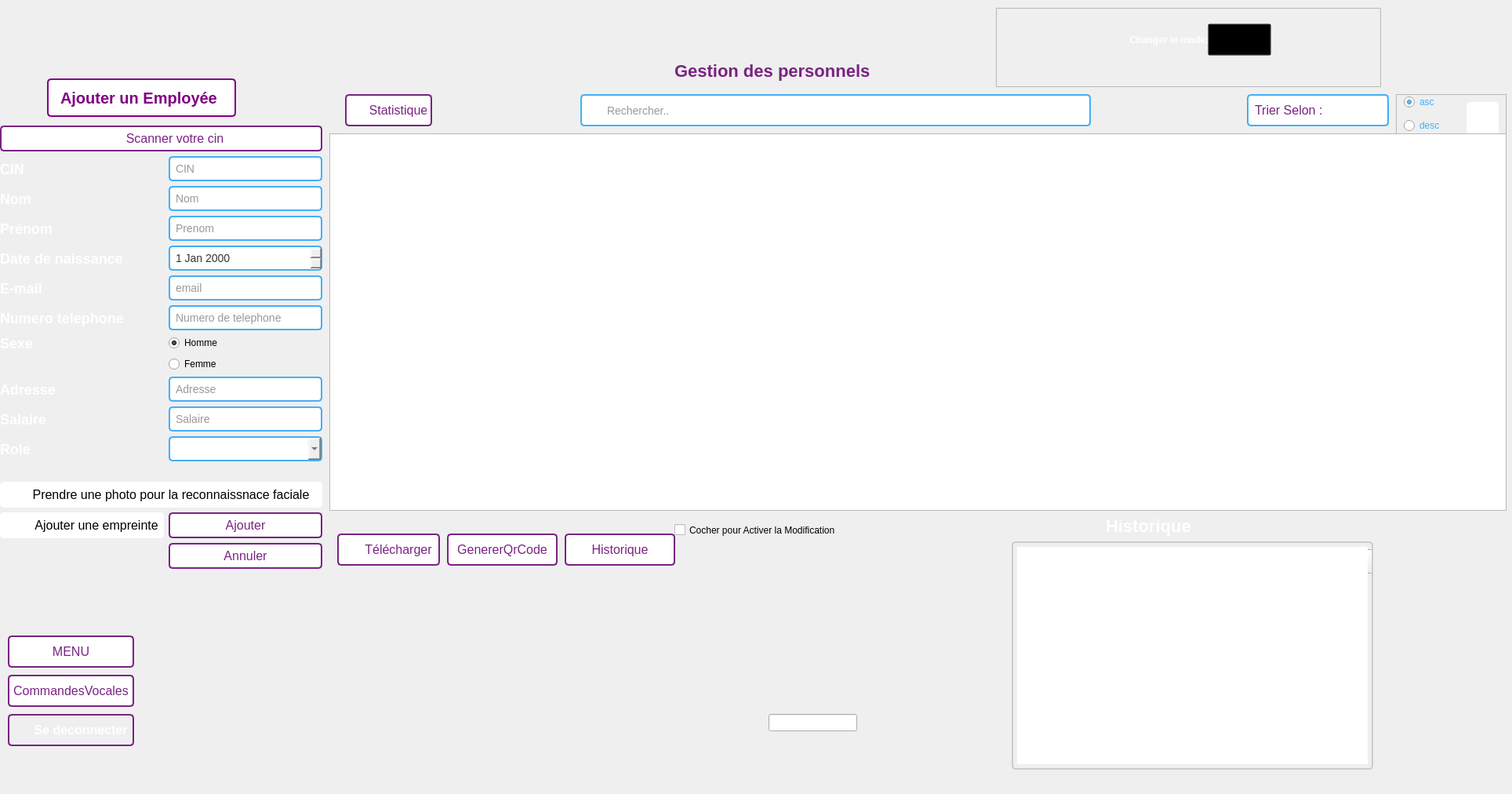
<?xml version="1.0" encoding="UTF-8"?>
<ui version="4.0">
 <class>Gestion_Personnel</class>
 <widget class="QDialog" name="Gestion_Personnel">
  <property name="geometry">
   <rect>
    <x>0</x>
    <y>0</y>
    <width>1928</width>
    <height>1012</height>
   </rect>
  </property>
  <property name="windowTitle">
   <string>Dialog</string>
  </property>
  <widget class="QPushButton" name="downloadPDF">
   <property name="geometry">
    <rect>
     <x>430</x>
     <y>680</y>
     <width>131</width>
     <height>41</height>
    </rect>
   </property>
   <property name="styleSheet">
    <string notr="true">QPushButton {
    padding: 5px;
    font-size: 16px;
    text-align: center;
    text-decoration: none;
    border: 2px solid #792382;
    color: #792382;
    border-radius: 5px;
    background-color: white; /* Arrière-plan blanc */

    background-image: url(&quot;D:/ESPRIT/c++/Projet/ProjetC++/images/download.svg&quot;);
    background-repeat: no-repeat;
    background-position: left center;
    padding-left: 30px; /* Ajustez ceci selon la taille de votre image */
}

QPushButton:hover {
    background-color: #43aff7;
}
</string>
   </property>
   <property name="text">
    <string>Télécharger</string>
   </property>
  </widget>
  <widget class="QPushButton" name="stat">
   <property name="geometry">
    <rect>
     <x>440</x>
     <y>120</y>
     <width>111</width>
     <height>41</height>
    </rect>
   </property>
   <property name="styleSheet">
    <string notr="true">QPushButton {
    padding: 5px;
    font-size: 16px;
    text-align: center;
    text-decoration: none;
    border: 2px solid #792382;
    color: #792382;
    border-radius: 5px;
    background-color: white; /* Arrière-plan blanc */
    background-image: url(&quot;images/bar-chart.svg&quot;);
    background-repeat: no-repeat;
    background-position: left center;
    padding-left: 30px; 
}

QPushButton:hover {
    background-color: #43aff7;
}
</string>
   </property>
   <property name="text">
    <string>Statistique</string>
   </property>
  </widget>
  <widget class="QPushButton" name="chat">
   <property name="geometry">
    <rect>
     <x>10</x>
     <y>860</y>
     <width>161</width>
     <height>41</height>
    </rect>
   </property>
   <property name="styleSheet">
    <string notr="true">QPushButton {
    padding: 5px;
    font-size: 16px;
    text-align: center;
    text-decoration: none;
    border: 2px solid #792382;
    background-color: white; /* Fond blanc */
    color: #792382; /* Écriture en violet */
    border-radius: 5px;
}

QPushButton:hover {
    background-color: #43aff7;
}
</string>
   </property>
   <property name="text">
    <string>CommandesVocales</string>
   </property>
  </widget>
  <widget class="QWidget" name="formLayoutWidget_2">
   <property name="geometry">
    <rect>
     <x>0</x>
     <y>160</y>
     <width>411</width>
     <height>641</height>
    </rect>
   </property>
   <layout class="QFormLayout" name="formLayout_4">
    <item row="2" column="0">
     <widget class="QLabel" name="label_40">
      <property name="styleSheet">
       <string notr="true">QLabel {
    font-size: 18px;
    color: white; /* Couleur du texte */
    font-weight: bold; /* Gras */
    /* Ajoutez d'autres styles selon vos besoins */
}
</string>
      </property>
      <property name="text">
       <string>CIN</string>
      </property>
     </widget>
    </item>
    <item row="2" column="1">
     <widget class="QLineEdit" name="CIN">
      <property name="styleSheet">
       <string notr="true">QLineEdit {
    padding: 5px;
    border: 2px solid #43aff7;
    border-radius: 5px;
    font-size: 14px;
    color: #333;
}

QLineEdit:focus {
    border-color: #2ecc71; /* Couleur de la bordure lorsqu'il est activé */
}
</string>
      </property>
      <property name="placeholderText">
       <string>CIN</string>
      </property>
     </widget>
    </item>
    <item row="3" column="0">
     <widget class="QLabel" name="label_30">
      <property name="styleSheet">
       <string notr="true">QLabel {
    font-size: 18px;
    color: white; /* Couleur du texte */
    font-weight: bold; /* Gras */
    /* Ajoutez d'autres styles selon vos besoins */
}
</string>
      </property>
      <property name="text">
       <string>Nom</string>
      </property>
     </widget>
    </item>
    <item row="3" column="1">
     <widget class="QLineEdit" name="nom">
      <property name="styleSheet">
       <string notr="true">QLineEdit {
    padding: 5px;
    border: 2px solid #43aff7;
    border-radius: 5px;
    font-size: 14px;
    color: #333;
}

QLineEdit:focus {
    border-color: #2ecc71; /* Couleur de la bordure lorsqu'il est activé */
}
</string>
      </property>
      <property name="placeholderText">
       <string>Nom</string>
      </property>
     </widget>
    </item>
    <item row="4" column="0">
     <widget class="QLabel" name="label_31">
      <property name="styleSheet">
       <string notr="true">QLabel {
    font-size: 18px;
    color: white; /* Couleur du texte */
    font-weight: bold; /* Gras */
    /* Ajoutez d'autres styles selon vos besoins */
}
</string>
      </property>
      <property name="text">
       <string>Prénom</string>
      </property>
     </widget>
    </item>
    <item row="4" column="1">
     <widget class="QLineEdit" name="prenom">
      <property name="styleSheet">
       <string notr="true">QLineEdit {
    padding: 5px;
    border: 2px solid #43aff7;
    border-radius: 5px;
    font-size: 14px;
    color: #333;
}

QLineEdit:focus {
    border-color: #2ecc71; /* Couleur de la bordure lorsqu'il est activé */
}
</string>
      </property>
      <property name="placeholderText">
       <string>Prenom</string>
      </property>
     </widget>
    </item>
    <item row="5" column="0">
     <widget class="QLabel" name="label_32">
      <property name="styleSheet">
       <string notr="true">QLabel {
    font-size: 18px;
    color: white; /* Couleur du texte */
    font-weight: bold; /* Gras */
    /* Ajoutez d'autres styles selon vos besoins */
}
</string>
      </property>
      <property name="text">
       <string>Date de naissance</string>
      </property>
     </widget>
    </item>
    <item row="5" column="1">
     <widget class="QDateEdit" name="age">
      <property name="styleSheet">
       <string notr="true">QDateEdit {
	
    padding: 5px;
    border: 2px solid #43aff7;
    border-radius: 5px;
    font-size: 14px;
    color: #333;
}

QDateEdit::drop-down {
    subcontrol-origin: padding;
    subcontrol-position: top right;
    width: 20px;
    border-left: 2px solid #3498db;
}

QDateEdit:focus {
    border-color: #2ecc71; /* Couleur de la bordure lorsqu'il est activé */
}
</string>
      </property>
     </widget>
    </item>
    <item row="6" column="0">
     <widget class="QLabel" name="label_33">
      <property name="styleSheet">
       <string notr="true">QLabel {
    font-size: 18px;
    color: white; /* Couleur du texte */
    font-weight: bold; /* Gras */
    /* Ajoutez d'autres styles selon vos besoins */
}
</string>
      </property>
      <property name="text">
       <string>E-mail</string>
      </property>
     </widget>
    </item>
    <item row="6" column="1">
     <widget class="QLineEdit" name="email">
      <property name="styleSheet">
       <string notr="true">QLineEdit {
    padding: 5px;
    border: 2px solid #43aff7;
    border-radius: 5px;
    font-size: 14px;
    color: #333;
}

QLineEdit:focus {
    border-color: #2ecc71; /* Couleur de la bordure lorsqu'il est activé */
}
</string>
      </property>
      <property name="placeholderText">
       <string>email</string>
      </property>
     </widget>
    </item>
    <item row="7" column="0">
     <widget class="QLabel" name="label_34">
      <property name="styleSheet">
       <string notr="true">QLabel {
    font-size: 18px;
    color: white; /* Couleur du texte */
    font-weight: bold; /* Gras */
    /* Ajoutez d'autres styles selon vos besoins */
}
</string>
      </property>
      <property name="text">
       <string>Numero telephone</string>
      </property>
     </widget>
    </item>
    <item row="7" column="1">
     <widget class="QLineEdit" name="numtel">
      <property name="styleSheet">
       <string notr="true">QLineEdit {
    padding: 5px;
    border: 2px solid #43aff7;
    border-radius: 5px;
    font-size: 14px;
    color: #333;
}

QLineEdit:focus {
    border-color: #2ecc71; /* Couleur de la bordure lorsqu'il est activé */
}
</string>
      </property>
      <property name="placeholderText">
       <string>Numero de telephone</string>
      </property>
     </widget>
    </item>
    <item row="8" column="0">
     <widget class="QLabel" name="label_35">
      <property name="styleSheet">
       <string notr="true">QLabel {
    font-size: 18px;
    color: white; /* Couleur du texte */
    font-weight: bold; /* Gras */
    /* Ajoutez d'autres styles selon vos besoins */
}
</string>
      </property>
      <property name="text">
       <string>Sexe</string>
      </property>
     </widget>
    </item>
    <item row="8" column="1">
     <widget class="QRadioButton" name="H">
      <property name="styleSheet">
       <string notr="true"/>
      </property>
      <property name="text">
       <string>Homme</string>
      </property>
      <property name="checked">
       <bool>true</bool>
      </property>
     </widget>
    </item>
    <item row="9" column="1">
     <widget class="QRadioButton" name="F">
      <property name="styleSheet">
       <string notr="true"/>
      </property>
      <property name="text">
       <string>Femme</string>
      </property>
     </widget>
    </item>
    <item row="10" column="0">
     <widget class="QLabel" name="label_36">
      <property name="styleSheet">
       <string notr="true">QLabel {
    font-size: 18px;
    color: white; /* Couleur du texte */
    font-weight: bold; /* Gras */
    /* Ajoutez d'autres styles selon vos besoins */
}
</string>
      </property>
      <property name="text">
       <string>Adresse</string>
      </property>
     </widget>
    </item>
    <item row="10" column="1">
     <widget class="QLineEdit" name="adresse">
      <property name="styleSheet">
       <string notr="true">QLineEdit {
    padding: 5px;
    border: 2px solid #43aff7;
    border-radius: 5px;
    font-size: 14px;
    color: #333;
}

QLineEdit:focus {
    border-color: #2ecc71; /* Couleur de la bordure lorsqu'il est activé */
}
</string>
      </property>
      <property name="placeholderText">
       <string>Adresse</string>
      </property>
     </widget>
    </item>
    <item row="11" column="0">
     <widget class="QLabel" name="label_37">
      <property name="styleSheet">
       <string notr="true">QLabel {
    font-size: 18px;
    color: white; /* Couleur du texte */
    font-weight: bold; /* Gras */
    /* Ajoutez d'autres styles selon vos besoins */
}
</string>
      </property>
      <property name="text">
       <string>Salaire</string>
      </property>
     </widget>
    </item>
    <item row="11" column="1">
     <widget class="QLineEdit" name="salaire">
      <property name="styleSheet">
       <string notr="true">QLineEdit {
    padding: 5px;
    border: 2px solid #43aff7;
    border-radius: 5px;
    font-size: 14px;
    color: #333;
}

QLineEdit:focus {
    border-color: #2ecc71; /* Couleur de la bordure lorsqu'il est activé */
}
</string>
      </property>
      <property name="placeholderText">
       <string>Salaire</string>
      </property>
     </widget>
    </item>
    <item row="13" column="0">
     <widget class="QLabel" name="label_38">
      <property name="styleSheet">
       <string notr="true">QLabel {
    font-size: 18px;
    color: white; /* Couleur du texte */
    font-weight: bold; /* Gras */
    /* Ajoutez d'autres styles selon vos besoins */
}
</string>
      </property>
      <property name="text">
       <string>Role</string>
      </property>
     </widget>
    </item>
    <item row="13" column="1">
     <widget class="QComboBox" name="Role">
      <property name="styleSheet">
       <string notr="true">padding: 5px;
    border: 2px solid #43aff7;
    border-radius: 5px;
    font-size: 14px;
    color: #333</string>
      </property>
      <item>
       <property name="text">
        <string/>
       </property>
      </item>
      <item>
       <property name="text">
        <string>Employee</string>
       </property>
      </item>
      <item>
       <property name="text">
        <string>Gestion_Personnels</string>
       </property>
      </item>
      <item>
       <property name="text">
        <string>Gestion_Oeuvres</string>
       </property>
      </item>
      <item>
       <property name="text">
        <string>Gestion_Participants</string>
       </property>
      </item>
      <item>
       <property name="text">
        <string>Gestion_Charites</string>
       </property>
      </item>
      <item>
       <property name="text">
        <string>Gestion_Evenements</string>
       </property>
      </item>
     </widget>
    </item>
    <item row="16" column="1">
     <widget class="QLabel" name="label_39">
      <property name="text">
       <string/>
      </property>
      <property name="pixmap">
       <pixmap>../../../AppData/Local/Temp/b6651d8d-1e9f-45ec-8183-973f3ea7bf13_interface à bechir.zip.f13/PROJET C++/back.jpg</pixmap>
      </property>
     </widget>
    </item>
    <item row="17" column="0" colspan="2">
     <widget class="QPushButton" name="scan_Face">
      <property name="styleSheet">
       <string notr="true">
QPushButton {
    padding: 5px;
    font-size: 16px;
    text-align: center;
    text-decoration: none;
    border: 2px solid white;
    color: black;
    border-radius: 5px;
	background : white;
	background-image: url(&quot;images/camera.svg&quot;);
    background-repeat: no-repeat;
    background-position: left center;
    padding-left: 30px; 
}
QPushButton:hover {
    background-color: #43aff7;
}
</string>
      </property>
      <property name="text">
       <string>Prendre une photo pour la reconnaissnace faciale</string>
      </property>
     </widget>
    </item>
    <item row="18" column="0">
     <widget class="QPushButton" name="Add_Finger">
      <property name="styleSheet">
       <string notr="true">
QPushButton {
    padding: 5px;
    font-size: 16px;
    text-align: left;
    text-decoration: none;
    border: 2px solid white;
    color: black;
    border-radius: 5px;
	background : white;
	background-image: url(&quot;images/finger.png&quot;);
    background-repeat: no-repeat;
    background-position: left center;
    padding-left: 30px; 
}
QPushButton:hover {
    background-color: #43aff7;
}
</string>
      </property>
      <property name="text">
       <string>   Ajouter une empreinte</string>
      </property>
     </widget>
    </item>
    <item row="18" column="1">
     <widget class="QPushButton" name="ajouter">
      <property name="styleSheet">
       <string notr="true">QPushButton {
    padding: 5px;
    font-size: 16px;
    text-align: center;
    text-decoration: none;
    border: 2px solid #792382;
    background-color: white; /* Fond blanc */
    color: #792382; /* Écriture en violet */
    border-radius: 5px;
}

QPushButton:hover {
    background-color: #43aff7;
}

</string>
      </property>
      <property name="text">
       <string>Ajouter</string>
      </property>
     </widget>
    </item>
    <item row="19" column="1">
     <widget class="QPushButton" name="Annuler">
      <property name="styleSheet">
       <string notr="true">QPushButton {
    padding: 5px;
    font-size: 16px;
    text-align: center;
    text-decoration: none;
    border: 2px solid #792382;
    background-color: white; /* Fond blanc */
    color: #792382; /* Écriture en violet */
    border-radius: 5px;
}

QPushButton:hover {
    background-color: #43aff7;
}

</string>
      </property>
      <property name="text">
       <string>Annuler</string>
      </property>
     </widget>
    </item>
    <item row="1" column="0" colspan="2">
     <widget class="QPushButton" name="scan_CIN">
      <property name="styleSheet">
       <string notr="true">QPushButton {
    display: inline-block;
    padding: 5px;
    font-size: 16px;
    text-align: center;
    text-decoration: none;
    cursor: pointer;
    border: 2px solid #792382;
    color: #792382;
    border-radius: 5px;
    transition: background-color 0.3s, color 0.3s;
    background-color: #ffffff; /* Arrière-plan blanc */
    background-image: url(&quot;C:/Users/user/Documents/interface à bechir/images/camera.svg&quot;); /* Chemin de l'image */
    background-repeat: no-repeat; /* Ne pas répéter l'image */
    background-position: left center; /* Positionner l'image à gauche du bouton */
    padding-left: 40px; /* Ajustez ceci selon la taille de votre image */
}

QPushButton:hover {
    background-color: #43aff7; /* Arrière-plan bleu au survol */
    color: #ffff; /* Texte en blanc au survol */
}

QPushButton:pressed {
    transform: translateY(1px);
}
</string>
      </property>
      <property name="text">
       <string>Scanner votre cin</string>
      </property>
     </widget>
    </item>
   </layout>
  </widget>
  <widget class="QFrame" name="frame">
   <property name="geometry">
    <rect>
     <x>1780</x>
     <y>120</y>
     <width>141</width>
     <height>51</height>
    </rect>
   </property>
   <property name="frameShape">
    <enum>QFrame::StyledPanel</enum>
   </property>
   <property name="frameShadow">
    <enum>QFrame::Raised</enum>
   </property>
   <widget class="QRadioButton" name="asc">
    <property name="geometry">
     <rect>
      <x>10</x>
      <y>0</y>
      <width>97</width>
      <height>20</height>
     </rect>
    </property>
    <property name="styleSheet">
     <string notr="true">color:#43aff7</string>
    </property>
    <property name="text">
     <string>asc</string>
    </property>
    <property name="checked">
     <bool>true</bool>
    </property>
   </widget>
   <widget class="QRadioButton" name="desc">
    <property name="geometry">
     <rect>
      <x>10</x>
      <y>30</y>
      <width>97</width>
      <height>20</height>
     </rect>
    </property>
    <property name="styleSheet">
     <string notr="true">color:#43aff7</string>
    </property>
    <property name="text">
     <string>desc</string>
    </property>
   </widget>
   <widget class="QPushButton" name="refresh">
    <property name="geometry">
     <rect>
      <x>90</x>
      <y>10</y>
      <width>41</width>
      <height>41</height>
     </rect>
    </property>
    <property name="styleSheet">
     <string notr="true">QPushButton {
    padding: 5px;
    font-size: 16px;
    text-align: center;
    text-decoration: none;
    color: #792382; /* Couleur du texte */
    border-radius: 5px;
    background-color: #ffffff; /* Arrière-plan blanc */
    border: none; 
    background-image: url(&quot;images/refresh-ccw.svg&quot;); 
    background-repeat: no-repeat; /* Ne pas répéter l'image */
    background-position: center; /* Centrer l'image */
}

QPushButton:hover {
    background-color: #43aff7; /* Arrière-plan bleu au survol */
    color: #ffff; /* Texte en blanc au survol */
}

</string>
    </property>
    <property name="text">
     <string/>
    </property>
   </widget>
  </widget>
  <widget class="QLabel" name="title">
   <property name="geometry">
    <rect>
     <x>860</x>
     <y>70</y>
     <width>271</width>
     <height>41</height>
    </rect>
   </property>
   <property name="styleSheet">
    <string notr="true">QLabel {
    font-size: 22px;
    color: #792382; /* Couleur du texte */
    font-weight: bold; /* Gras */
    /* Ajoutez d'autres styles selon vos besoins */
}
</string>
   </property>
   <property name="text">
    <string>Gestion des personnels</string>
   </property>
  </widget>
  <widget class="QLabel" name="label_43">
   <property name="geometry">
    <rect>
     <x>720</x>
     <y>337</y>
     <width>61</width>
     <height>41</height>
    </rect>
   </property>
   <property name="text">
    <string/>
   </property>
   <property name="pixmap">
    <pixmap>../../../AppData/Local/Temp/Downloads/search (1).svg</pixmap>
   </property>
  </widget>
  <widget class="QTableWidget" name="tableW">
   <property name="geometry">
    <rect>
     <x>420</x>
     <y>170</y>
     <width>1501</width>
     <height>481</height>
    </rect>
   </property>
  </widget>
  <widget class="QLabel" name="label_44">
   <property name="geometry">
    <rect>
     <x>1130</x>
     <y>467</y>
     <width>61</width>
     <height>31</height>
    </rect>
   </property>
   <property name="text">
    <string/>
   </property>
   <property name="pixmap">
    <pixmap>../../../AppData/Local/Temp/Downloads/edit.svg</pixmap>
   </property>
  </widget>
  <widget class="QLineEdit" name="search">
   <property name="geometry">
    <rect>
     <x>740</x>
     <y>120</y>
     <width>651</width>
     <height>41</height>
    </rect>
   </property>
   <property name="styleSheet">
    <string notr="true">QLineEdit {
    padding: 5px;
    border: 2px solid #43aff7;
    border-radius: 5px;
    font-size: 14px;
    color: #333;
    padding-left: 30px; /* Ajustez ceci selon la taille de votre image */
    background-image: url(&quot;images/search.svg&quot;);
    background-repeat: no-repeat;

    background-position: left center;
}

QLineEdit::placeholder {
    color: #666; /* Couleur du texte de repère */
}

QLineEdit:focus {
    border-color: #2ecc71; /* Couleur de la bordure lorsqu'il est activé */
}
</string>
   </property>
   <property name="placeholderText">
    <string>Rechercher..</string>
   </property>
  </widget>
  <widget class="QLabel" name="Background">
   <property name="geometry">
    <rect>
     <x>-30</x>
     <y>0</y>
     <width>2081</width>
     <height>1311</height>
    </rect>
   </property>
   <property name="styleSheet">
    <string notr="true">background-image: url(&quot;D:/ESPRIT/c++/Projet/ProjetC++/images/back.jpg&quot;);</string>
   </property>
   <property name="text">
    <string/>
   </property>
  </widget>
  <widget class="QLabel" name="label_45">
   <property name="geometry">
    <rect>
     <x>720</x>
     <y>337</y>
     <width>61</width>
     <height>41</height>
    </rect>
   </property>
   <property name="text">
    <string/>
   </property>
   <property name="pixmap">
    <pixmap>../../../AppData/Local/Temp/Downloads/search (1).svg</pixmap>
   </property>
  </widget>
  <widget class="QPushButton" name="menu">
   <property name="geometry">
    <rect>
     <x>10</x>
     <y>810</y>
     <width>161</width>
     <height>41</height>
    </rect>
   </property>
   <property name="styleSheet">
    <string notr="true">QPushButton {
    padding: 5px;
    font-size: 16px;
    text-align: center;
    text-decoration: none;
    border: 2px solid #792382;
    background-color: white; /* Fond blanc */
    color: #792382; /* Écriture en violet */
    border-radius: 5px;
}

QPushButton:hover {
    background-color: #43aff7;
}
</string>
   </property>
   <property name="text">
    <string>MENU</string>
   </property>
  </widget>
  <widget class="QLabel" name="label_46">
   <property name="geometry">
    <rect>
     <x>1130</x>
     <y>507</y>
     <width>61</width>
     <height>31</height>
    </rect>
   </property>
   <property name="text">
    <string/>
   </property>
   <property name="pixmap">
    <pixmap>../../../AppData/Local/Temp/Downloads/edit.svg</pixmap>
   </property>
  </widget>
  <widget class="QLabel" name="label_47">
   <property name="geometry">
    <rect>
     <x>1130</x>
     <y>507</y>
     <width>61</width>
     <height>31</height>
    </rect>
   </property>
   <property name="text">
    <string/>
   </property>
   <property name="pixmap">
    <pixmap>../../../AppData/Local/Temp/Downloads/edit.svg</pixmap>
   </property>
  </widget>
  <widget class="QPushButton" name="logout">
   <property name="geometry">
    <rect>
     <x>10</x>
     <y>910</y>
     <width>161</width>
     <height>41</height>
    </rect>
   </property>
   <property name="styleSheet">
    <string notr="true">QPushButton {
    padding: 5px;
    font-size: 16px;
    text-align: center;
    text-decoration: none;
    border: 2px solid #792382;
    color: white;
    border-radius: 5px;
    background-image: url(&quot;images/log-out.svg&quot;);
    background-repeat: no-repeat;
    background-position: left center;
    padding-left: 30px;
    font-weight: bold; /* Texte en gras */
}

QPushButton:hover {
    background-color: #43aff7;
}
</string>
   </property>
   <property name="text">
    <string>Se deconnecter</string>
   </property>
  </widget>
  <widget class="QCheckBox" name="OnOffModification">
   <property name="geometry">
    <rect>
     <x>860</x>
     <y>660</y>
     <width>421</width>
     <height>31</height>
    </rect>
   </property>
   <property name="styleSheet">
    <string notr="true">
    font-size: 22px;
    color: #792382; /* Couleur du texte */
    font-weight: bold; /* Gras */
    /* Ajoutez d'autres styles selon vos besoins */

QCheckBox::indicator {
    /* Style for the unchecked indicator */
    image: url(images/on.png);
}

QCheckBox::indicator:checked {
    /* Style for the checked indicator */
    image: url(images/off.png);
}
</string>
   </property>
   <property name="text">
    <string>Cocher pour Activer la Modification</string>
   </property>
  </widget>
  <widget class="QWidget" name="widget" native="true">
   <property name="geometry">
    <rect>
     <x>410</x>
     <y>150</y>
     <width>1541</width>
     <height>641</height>
    </rect>
   </property>
  </widget>
  <widget class="QComboBox" name="triCombo">
   <property name="geometry">
    <rect>
     <x>1590</x>
     <y>120</y>
     <width>181</width>
     <height>41</height>
    </rect>
   </property>
   <property name="styleSheet">
    <string notr="true">/* Style de base du QComboBox */
QComboBox {
    padding: 8px;
    font-size: 16px;
    border: 2px solid #43aff7; /* Couleur de la bordure en bleu */
    border-radius: 5px;
    background-color: #fff;
    color: #792382; /* Couleur du texte en violet */
    background-image: url(&quot;C:/Users/user/Documents/interface à bechir/images/chevron-down.svg&quot;);
    background-repeat: no-repeat;
    background-position: right center; /* Position de l'image à droite et centrée verticalement */
    padding-right: 25px; /* Ajustement de la taille pour laisser de l'espace à l'image */
}

/* Style de la flèche du QComboBox */
QComboBox::drop-down {
    border: none;
    width: 20px;
    background-color: transparent;
}

/* Style de la flèche au survol */
QComboBox::drop-down:hover {
    background-color: #f0f0f0; /* Couleur de fond au survol en gris clair */
}

/* Style du QComboBox au survol */
QComboBox:hover {
    background-color: #f0f0f0; /* Couleur de fond au survol en gris clair */
}
</string>
   </property>
   <item>
    <property name="text">
     <string>Trier Selon :</string>
    </property>
   </item>
   <item>
    <property name="text">
     <string>Nom</string>
    </property>
   </item>
   <item>
    <property name="text">
     <string>Date de naissance</string>
    </property>
   </item>
   <item>
    <property name="text">
     <string>Salaire</string>
    </property>
   </item>
  </widget>
  <widget class="QPushButton" name="qrCode">
   <property name="geometry">
    <rect>
     <x>570</x>
     <y>680</y>
     <width>141</width>
     <height>41</height>
    </rect>
   </property>
   <property name="styleSheet">
    <string notr="true">QPushButton {
    padding: 5px;
    font-size: 16px;
    text-align: center;
    text-decoration: none;
    border: 2px solid #792382;
    background-color: white; /* Fond blanc */
    color: #792382; /* Écriture en violet */
    border-radius: 5px;
}

QPushButton:hover {
    background-color: #43aff7;
}
</string>
   </property>
   <property name="text">
    <string>GenererQrCode</string>
   </property>
  </widget>
  <widget class="QPlainTextEdit" name="Historic">
   <property name="geometry">
    <rect>
     <x>1290</x>
     <y>690</y>
     <width>461</width>
     <height>291</height>
    </rect>
   </property>
   <property name="styleSheet">
    <string notr="true">QPlainTextEdit {
    font-size: 14px;
    border: 2px solid #ccc;
    border-radius: 5px;
    padding: 5px;
}

QPlainTextEdit:hover {
    border-color: #43aff7;
}

QPlainTextEdit:focus {
    border-color: #792382;
}
</string>
   </property>
  </widget>
  <widget class="QPushButton" name="historique">
   <property name="geometry">
    <rect>
     <x>720</x>
     <y>680</y>
     <width>141</width>
     <height>41</height>
    </rect>
   </property>
   <property name="styleSheet">
    <string notr="true">QPushButton {
    padding: 5px;
    font-size: 16px;
    text-align: center;
    text-decoration: none;
    border: 2px solid #792382;
    background-color: white; /* Fond blanc */
    color: #792382; /* Écriture en violet */
    border-radius: 5px;
}

QPushButton:hover {
    background-color: #43aff7;
}
</string>
   </property>
   <property name="text">
    <string>Historique</string>
   </property>
  </widget>
  <widget class="QLabel" name="histLabel">
   <property name="geometry">
    <rect>
     <x>1410</x>
     <y>650</y>
     <width>271</width>
     <height>41</height>
    </rect>
   </property>
   <property name="styleSheet">
    <string notr="true">QLabel {
    font-size: 22px;
    color: white; /* Couleur du texte */
    font-weight: bold; /* Gras */
    /* Ajoutez d'autres styles selon vos besoins */
}
</string>
   </property>
   <property name="text">
    <string>Historique</string>
   </property>
  </widget>
  <widget class="QPushButton" name="CloseH">
   <property name="geometry">
    <rect>
     <x>1720</x>
     <y>700</y>
     <width>31</width>
     <height>31</height>
    </rect>
   </property>
   <property name="styleSheet">
    <string notr="true"> background-image: url(&quot;images/x.svg&quot;);</string>
   </property>
   <property name="text">
    <string/>
   </property>
  </widget>
  <widget class="QPushButton" name="statOFF">
   <property name="geometry">
    <rect>
     <x>1880</x>
     <y>170</y>
     <width>31</width>
     <height>31</height>
    </rect>
   </property>
   <property name="styleSheet">
    <string notr="true"> background-image: url(&quot;images/x.svg&quot;);</string>
   </property>
   <property name="text">
    <string/>
   </property>
  </widget>
  <widget class="QFrame" name="frame_2">
   <property name="geometry">
    <rect>
     <x>1270</x>
     <y>10</y>
     <width>491</width>
     <height>101</height>
    </rect>
   </property>
   <property name="frameShape">
    <enum>QFrame::StyledPanel</enum>
   </property>
   <property name="frameShadow">
    <enum>QFrame::Raised</enum>
   </property>
   <widget class="QLabel" name="label_2">
    <property name="geometry">
     <rect>
      <x>170</x>
      <y>10</y>
      <width>121</width>
      <height>61</height>
     </rect>
    </property>
    <property name="styleSheet">
     <string notr="true">QLabel {
    font-size: 25 px;
    color: white; /* Couleur du texte */
    font-weight: bold; /* Gras */
    /* Ajoutez d'autres styles selon vos besoins */
}
</string>
    </property>
    <property name="text">
     <string>Changer le mode:</string>
    </property>
   </widget>
   <widget class="QPushButton" name="onDark1">
    <property name="geometry">
     <rect>
      <x>270</x>
      <y>20</y>
      <width>81</width>
      <height>41</height>
     </rect>
    </property>
    <property name="styleSheet">
     <string notr="true">background: transparent;
background-image: url(&quot;images/toggle-left&quot;);
background-repeat: no-repeat;</string>
    </property>
    <property name="text">
     <string/>
    </property>
   </widget>
  </widget>
  <widget class="QLabel" name="label_3">
   <property name="geometry">
    <rect>
     <x>910</x>
     <y>880</y>
     <width>47</width>
     <height>13</height>
    </rect>
   </property>
   <property name="text">
    <string/>
   </property>
  </widget>
  <widget class="QPlainTextEdit" name="t">
   <property name="geometry">
    <rect>
     <x>890</x>
     <y>480</y>
     <width>331</width>
     <height>161</height>
    </rect>
   </property>
   <property name="styleSheet">
    <string notr="true">background-color: transparent;
 border: 0px;</string>
   </property>
   <property name="readOnly">
    <bool>true</bool>
   </property>
  </widget>
  <widget class="QPushButton" name="CloseAdF">
   <property name="geometry">
    <rect>
     <x>1190</x>
     <y>190</y>
     <width>31</width>
     <height>31</height>
    </rect>
   </property>
   <property name="styleSheet">
    <string notr="true"> background-image: url(&quot;images/x.svg&quot;);</string>
   </property>
   <property name="text">
    <string/>
   </property>
  </widget>
  <widget class="QLineEdit" name="HiddenId">
   <property name="geometry">
    <rect>
     <x>980</x>
     <y>910</y>
     <width>113</width>
     <height>22</height>
    </rect>
   </property>
  </widget>
  <widget class="QLabel" name="FingerL">
   <property name="geometry">
    <rect>
     <x>880</x>
     <y>180</y>
     <width>361</width>
     <height>471</height>
    </rect>
   </property>
   <property name="styleSheet">
    <string notr="true">
    background-image: url(&quot;images/FingerIcon.png&quot;);
	text-align: center;
	background-repeat: no-repeat;
	background-color: white;


</string>
   </property>
   <property name="text">
    <string/>
   </property>
  </widget>
  <widget class="QLabel" name="logo_3">
   <property name="geometry">
    <rect>
     <x>920</x>
     <y>0</y>
     <width>121</width>
     <height>81</height>
    </rect>
   </property>
   <property name="styleSheet">
    <string notr="true">
    background-image: url(&quot;D:/ESPRIT/c++/Projet/ProjetC++/images/logo.png&quot;);</string>
   </property>
   <property name="text">
    <string/>
   </property>
   <property name="pixmap">
    <pixmap>../../../Documents/interface à bechir/interface ├á bechir/images/logo.png</pixmap>
   </property>
  </widget>
  <widget class="QLabel" name="label_24">
   <property name="geometry">
    <rect>
     <x>60</x>
     <y>100</y>
     <width>241</width>
     <height>49</height>
    </rect>
   </property>
   <property name="styleSheet">
    <string notr="true">QLabel {
    color: #800080; /* Couleur du texte violette */
    font-size: 20px; /* Taille de la police */
    font-weight: bold; /* Police en gras */
    background-color: #ffffff; /* Couleur de fond */
    border: 2px solid #800080; /* Bordure violette */
    border-radius: 5px; /* Coins arrondis */
    padding: 10px; /* Marge intérieure */
}

QLabel:hover {
    background-color: #add8e6; /* Couleur de fond au survol (bleu clair) */
    border-color: #4B0082; /* Couleur de la bordure au survol */
}</string>
   </property>
   <property name="text">
    <string>Ajouter un Employée</string>
   </property>
  </widget>
  <zorder>t</zorder>
  <zorder>CloseAdF</zorder>
  <zorder>FingerL</zorder>
  <zorder>HiddenId</zorder>
  <zorder>CloseH</zorder>
  <zorder>widget</zorder>
  <zorder>histLabel</zorder>
  <zorder>Historic</zorder>
  <zorder>Background</zorder>
  <zorder>statOFF</zorder>
  <zorder>downloadPDF</zorder>
  <zorder>stat</zorder>
  <zorder>chat</zorder>
  <zorder>formLayoutWidget_2</zorder>
  <zorder>frame</zorder>
  <zorder>title</zorder>
  <zorder>label_43</zorder>
  <zorder>tableW</zorder>
  <zorder>label_44</zorder>
  <zorder>search</zorder>
  <zorder>label_45</zorder>
  <zorder>menu</zorder>
  <zorder>label_46</zorder>
  <zorder>label_47</zorder>
  <zorder>logout</zorder>
  <zorder>OnOffModification</zorder>
  <zorder>triCombo</zorder>
  <zorder>qrCode</zorder>
  <zorder>historique</zorder>
  <zorder>frame_2</zorder>
  <zorder>label_3</zorder>
  <zorder>logo_3</zorder>
  <zorder>label_24</zorder>
 </widget>
 <resources/>
 <connections/>
</ui>
